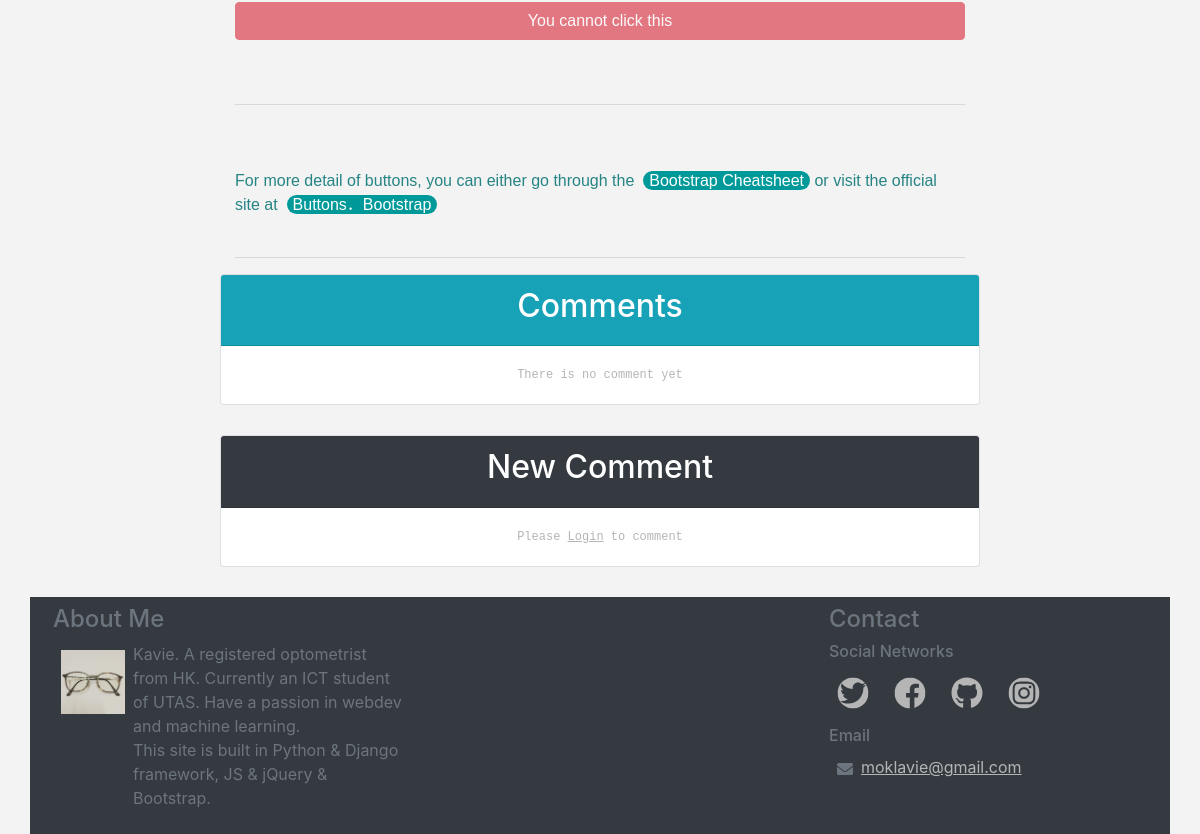
The page /blog/28/ (lower part) on the database as committed earlier.
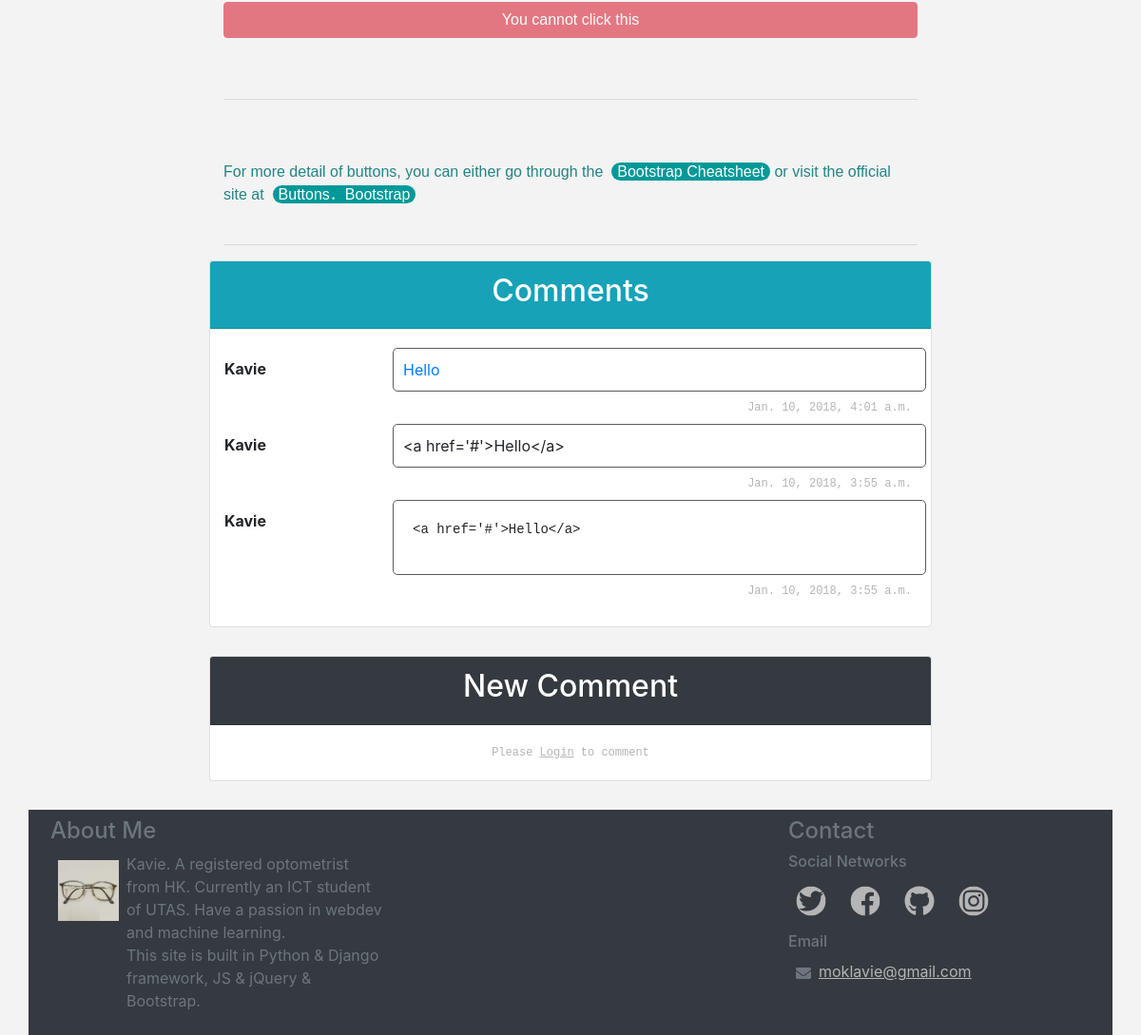
The same page on the database as committed later.
### blog/models.py (models this page shows, shortened)
class Comment(models.Model):
	parent_post = models.ForeignKey(Post, on_delete=models.CASCADE)
	author = models.ForeignKey(User, on_delete=models.SET_NULL, blank=True, null=True)
	content = models.TextField()
	time = models.DateTimeField(auto_now_add=True)

### blog/views.py (the view)
# urls.py: path('blog/<int:key>/', bv.post_page, name="page"),
def post_page(request, key):
	post = Post.objects.get(pk=key)
	post.title = "🔖 " + post.title
	error = ''
	if request.user.is_authenticated:
		if request.method == "POST":
			temp = CommentForm(request.POST)
			if temp.is_valid():
				content = temp.change_content()
				form = temp.save(commit=False)
				form.content = content
				print('form.content: '+form.content)
				form.parent_post = post
				form.author = request.user
				form.save()
				form = CommentForm()
			else:
				form = CommentForm()
				error = 'There is something wrong of your comment content!'
		else:
			form = CommentForm()
	else:
		form = ''
	comment = list(reversed(Comment.objects.filter(parent_post=post).order_by('time')))
	return render(request, 'post.html', {'post': post, 'comment': comment, 'form':form, 'error':error})

### templates/post.html (shortened to what this page needs)
{% extends 'base.html' %}
{% load static %}
{% block content %}
<div class="row">
    <div class='col-12 content mb-4'>{{ post.content | safe}}</div>
</div>
<hr>
<div class='row'>
	<div class='card' style='width: 100%'>
		<div class='card-header bg-info text-white d-flex justify-content-center'>
			<h2>Comments</h2>
		</div>
		<div class='card-body row'>
			{% if comment %}
			{% for c in comment %}
			<dt class='col-12 col-lg-3 comment_author'>
				{%if c.author.first_name %}
					{{ c.author.first_name }}
				{% else %}
					{{ c.author }}
				{% endif %}
			</dt>
			<dd class='col-12 col-lg-9 comment_content'>{{ c.content | safe }}</dd>
			<dd class='col-4 offset-8 d-flex helptext justify-content-end'>{{ c.time }}</dd>
			{% endfor %}
			{% else %}
			<div class='col-12 d-flex justify-content-center helptext'>There is no comment yet</div>
			{% endif %}
		</div>
	</div>
</div>
<div class='rowspace'></div>
<form method="POST">
	<div class='row'>
		<div class='card' style='width: 100%'>
			<div class='card-header bg-dark text-white d-flex justify-content-center'><h2>New Comment</h2></div>
			{% if not request.user.is_authenticated %}
			<div class='card-body'>
				<div class='col-12 d-flex justify-content-center helptext'>
					<span>Please <a href='{% url "login" %}?next={{ request.path }}'>Login</a> to comment</span>
				</div>
			</div>
			{% endif %}
		</div>
	</div>
</form>
{% endblock %}

Rows that differ between the two databases and show on the page:
added Comment: author.first_name "Kavie", content "Hello", time "Jan. 10, 2018, 4:01 a.m."
added Comment: author.first_name "Kavie", content "<a href='#'>Hello</a>", time "Jan. 10, 2018, 3:55 a.m."
added Comment: author.first_name "Kavie", content "<a href='#'>Hello</a>", time "Jan. 10, 2018, 3:55 a.m."
Other text that changed with them:
text no longer shown: "There is no comment yet"
